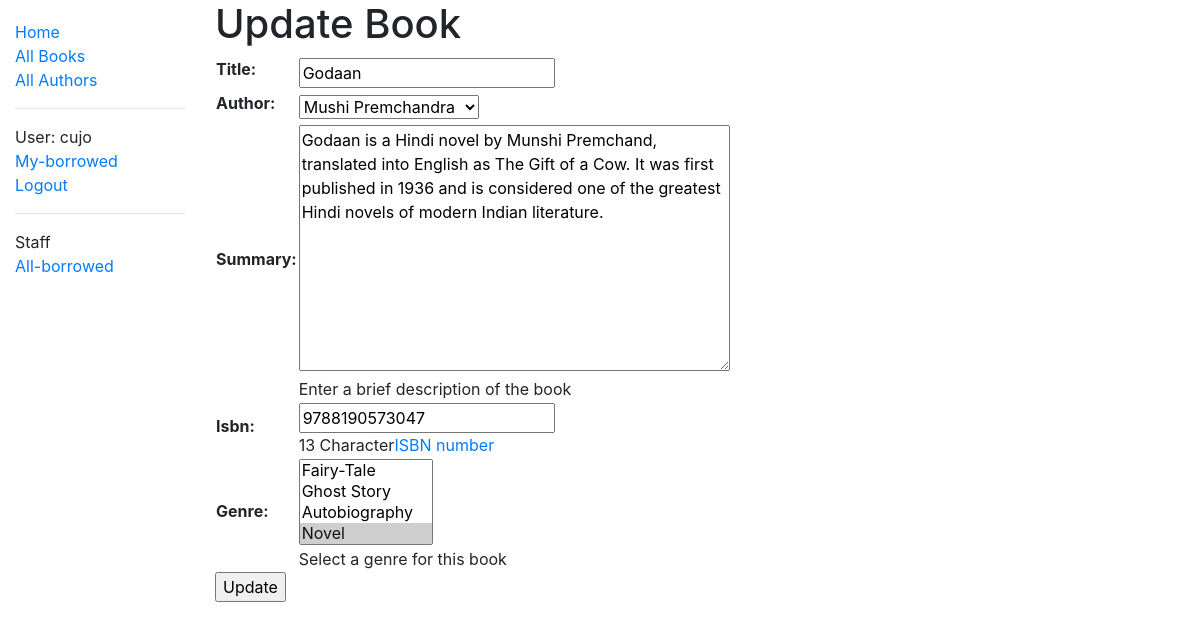
Page /catalog/book/update/3 (signed in) on the committed database.
### catalog/models.py (models this page shows, shortened)
class Book(models.Model):
	title=models.CharField(max_length=200)
	author=models.ForeignKey('Author',on_delete=models.SET_NULL,null=True)
	summary=models.TextField(max_length=1000,help_text="Enter a brief description of the book")
	isbn=models.CharField(max_length=13,help_text="13 Character<a href='https://www.isbn-international.org/content/what-isbn'>ISBN number</a>")
	genre=models.ManyToManyField(Genre,help_text="Select a genre for this book")
	"""This function returns a comma-separated string of genre for a particular book in the admin-site"""
	def display_genre(self):
		return ', '.join(genre.name for genre in self.genre.all()[:3])
	display_genre.short_description="Genre"

### catalog/views.py (the view)
# urls.py: path('book/update/<int:pk>',views.BookUpdate.as_view(),name='book-update'),
class BookUpdate(PermissionRequiredMixin,UpdateView):
	model=Book
	fields='__all__'
	template_name_suffix='_update_form'
	permission_required='catalog.can_mark_returned'

### catalog/models.py (called while the page is built)
	def __str__(self):
		return self.name

	def __str__(self):
		return f'{self.first_name} {self.last_name}'

### catalog/templates/catalog/book_update_form.html (shortened to what this page needs)
{% extends 'catalog/base_generic.html' %}
{% block content %}
	<h1>Update Book</h1>
	<form action="{% url 'book-update' book.pk %}" method="POST">
		<table>
			{{ form.as_table }}
		</table>
		<input type="submit" value="Update">
	</form>
{% endblock %}

### catalog/templates/catalog/base_generic.html (shortened to what this page needs)
<!DOCTYPE html>
<html lang='en'>
<head>
	<link rel="stylesheet" href="https://stackpath.bootstrapcdn.com/bootstrap/4.1.3/css/bootstrap.min.css">
	{% load static %}
	<link rel="stylesheet" href="{% static 'css/styles.css' %}">
</head>
<body>
	<div class="container-fluid">
		<div class="row">
			<div class="col-sm-2">
			{% block sidebar %}
				<ul class="sidebar-nav">
					<li><a href="{% url 'index' %}">Home</a></li>
					<li><a href="{% url 'books' %}">All Books</a></li>
					<li><a href="{% url 'author' %}">All Authors</a></li><hr>
					{% if user.is_authenticated %}
     					<li>User: {{ user.get_username }}</li>
     					<li><a href="{% url 'my-borrowed' %}">My-borrowed</a></li>
     					<li><a href="{% url 'logout'%}">Logout</a></li>
   					{% else %}
     					<li><a href="{% url 'login'%}">Login</a></li>
						<li><a href="{% url 'register'%}">Register</a></li>
   					{% endif %}
   					{% if perms.catalog.can_mark_returned %}
   					<hr>
   						<li>Staff</li>
   						<li><a href="{% url 'all-borrowed' %}">All-borrowed</a></li>
   					{% endif %}
				</ul>
			{% endblock %}
			</div>
			<div class="col-sm-10">{% block content %}{% endblock %}</div>
		</div>
	</div>
</body>
</html>

### catalog/static/css/styles.css (style rules this page uses)
.sidebar-nav { margin-top: 20px; padding: 0; list-style: none; }

### rows in the picture
Book: title "Godaan", author "Mushi Premchandra", summary "Godaan is a Hindi novel by Munshi Premchand, translated into English as The Gift of a Cow. It was first published in 1936 and is considered one of the greatest Hindi novels of modern Indian literature.", isbn "9788190573047"

### other values in the picture
{{ user.get_username }} "cujo"
